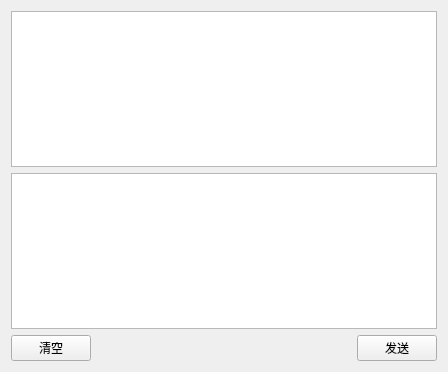
<?xml version="1.0" encoding="UTF-8"?>
<ui version="4.0">
 <class>sendmsg</class>
 <widget class="QWidget" name="sendmsg">
  <property name="geometry">
   <rect>
    <x>0</x>
    <y>0</y>
    <width>448</width>
    <height>372</height>
   </rect>
  </property>
  <property name="windowTitle">
   <string>发送消息</string>
  </property>
  <layout class="QHBoxLayout" name="horizontalLayout_2">
   <item>
    <layout class="QVBoxLayout" name="verticalLayout">
     <item>
      <widget class="QListView" name="sentMsgLog"/>
     </item>
     <item>
      <widget class="QTextEdit" name="msgContent"/>
     </item>
     <item>
      <layout class="QHBoxLayout" name="horizontalLayout">
       <item>
        <widget class="QPushButton" name="clearMsgAction">
         <property name="text">
          <string>清空</string>
         </property>
        </widget>
       </item>
       <item>
        <spacer name="horizontalSpacer_3">
         <property name="orientation">
          <enum>Qt::Horizontal</enum>
         </property>
         <property name="sizeHint" stdset="0">
          <size>
           <width>40</width>
           <height>20</height>
          </size>
         </property>
        </spacer>
       </item>
       <item>
        <widget class="QPushButton" name="sendMsgAction">
         <property name="text">
          <string>发送</string>
         </property>
        </widget>
       </item>
      </layout>
     </item>
    </layout>
   </item>
  </layout>
 </widget>
 <resources/>
 <connections/>
</ui>
